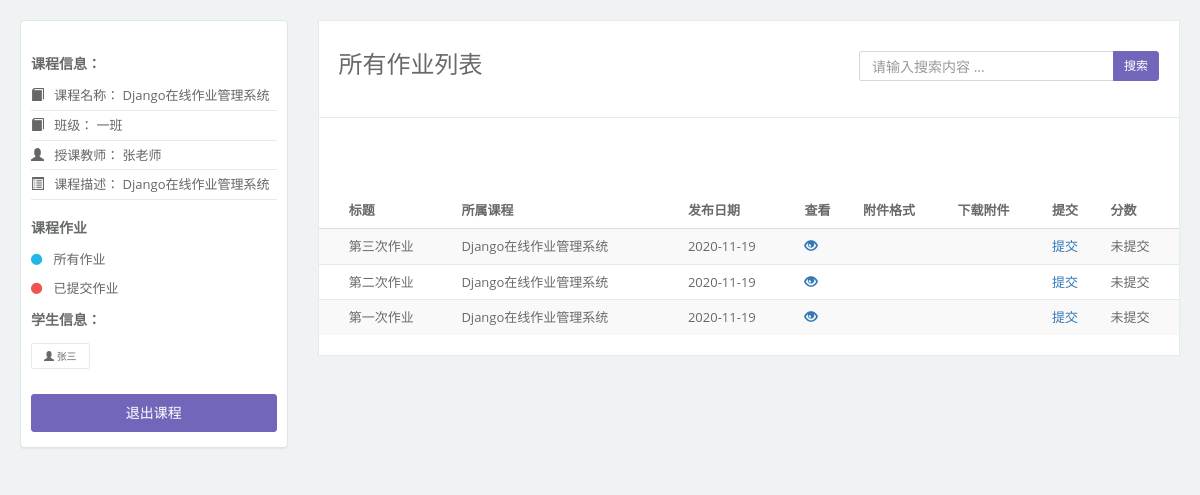
Screenshot of /course/2/list (signed in) with the database file from the repository.
### project/models.py (models this page shows, shortened)
class Course(models.Model):
    cname = models.CharField(verbose_name='课程名称', max_length=50, null=False)
    classes = models.CharField(verbose_name='班级', default='', max_length=50)
    description = models.TextField(verbose_name='课程描述')
    teacher = models.ForeignKey(Teacher,
                                related_name="course",
                                on_delete=models.CASCADE)
    student = models.ManyToManyField(Student, blank=True)
    class Meta:
        verbose_name = '课程'
        verbose_name_plural = verbose_name

class UserAbstractModel(models.Model):
    GENDER_CHOICES = (
        (0, '男'),
        (1, '女')
    )
    name = models.CharField('姓名', default='', max_length=50)
    gender = models.SmallIntegerField(choices=GENDER_CHOICES, default=0, verbose_name='性别')
    created = models.DateTimeField('创建时间', auto_now_add=True)
    modified = models.DateTimeField('最后更改时间', auto_now=True)
    description = models.TextField('个人描述', null=True)
    class Meta:
        abstract = True

class Teacher(UserAbstractModel):
    user = models.OneToOneField(Role, related_name='teacher', on_delete=models.CASCADE)
    ranks = models.CharField(default='无', max_length=50, verbose_name='职称')
    class Meta:
        verbose_name = '教师表'
        verbose_name_plural = verbose_name

class Student(UserAbstractModel):
    user = models.OneToOneField(Role, related_name='student', on_delete=models.CASCADE)
    classes = models.CharField('班级', default='', max_length=50)
    class Meta:
        verbose_name ='学生表'
        verbose_name_plural = verbose_name

class WorkAbstractModel(models.Model):
    body = RichTextUploadingField('正文')
    created = models.DateTimeField('创建时间', auto_now_add=True)
    modified = models.DateTimeField('修改时间', auto_now=True)
    file = models.FileField('文件', upload_to=user_directory_path,blank=True)
    class Meta:
        abstract = True  # 抽象类

class Homework(WorkAbstractModel):
    STATUS_CHOICES = (
        ('d', '草稿'),
        ('p', '发表'),
    )
    title = models.CharField('标题', max_length=200)
    published = models.DateTimeField('发布时间', null=True)
    status = models.CharField('作业状态',
                                max_length=1,
                                choices=STATUS_CHOICES, default='p')
    views = models.PositiveIntegerField('浏览量', default=0)
    course = models.ForeignKey(Course,
                                related_name="homework",
                                on_delete=models.CASCADE)
    class Meta:
        ordering = ['-modified']
        verbose_name = "作业"
        verbose_name_plural = verbose_name

### project/views.py (the view)
class HomeworkList(ListView):
    def get_queryset(self):
        homework = Homework.objects.filter(course__id=self.kwargs['pk'])
        return homework.filter(status='p').order_by('-published')
    def get_context_data(self, **kwargs):
        context = super().get_context_data(**kwargs)
        course = Course.objects.get(id=self.kwargs['pk'])
        homework = [x for x in self.get_queryset()]
        judge = [0 for i in range(len(homework))]
        score = []
        for each in homework:
            handin = Handin.objects.filter(homework=each,
                                        author=self.request.user.role.student)
            if len(handin):
                if handin[0].score:
                    score.append(handin[0].score)
                else:
                    score.append('未打分')
            else:
                score.append('未提交')
        handin = Handin.objects.filter(course__id=self.kwargs['pk'])
        handin = handin.filter(author=self.request.user.role.student)
        for handin in handin:
            if handin.homework in homework:
                judge[homework.index(handin.homework)] = 1
        info = list(zip(homework, judge, score))
        context.update({
            'course':course,
            'judge':judge,
            'info':info,
        })
        return context

### project/templates/project/homework_list.html (shortened to what this page needs)
{% extends "project/base.html" %} {% block content %}
<body class="gray-bg">
  <div class="wrapper wrapper-content">
    <div class="row">
      <div class="col-sm-3">
        <div class="ibox float-e-margins">
          <div class="ibox-content mailbox-content">
            <div class="file-manager">
              <h4>课程信息：</h4>
              <ul class="folder-list m-b-md" style="padding: 0">
                <li>
                  <a href="#">
                    <span class="glyphicon glyphicon-book"></span>
                    &nbsp;&nbsp;课程名称： {{ course.cname }}
                  </a>
                </li>
                <li>
                  <a href="#"
                    ><span class="glyphicon glyphicon-book"></span>
                    &nbsp;&nbsp;班级： {{ course.classes }}</a>
                </li>
                <li>
                  <a href="#">
                    <span class="glyphicon glyphicon-user"></span>
                    &nbsp;&nbsp;授课教师： {{ course.teacher.name }}</a>
                </li>
                <li>
                  <a href="#">
                    <span class="glyphicon glyphicon-list-alt"></span>
                    &nbsp;&nbsp;课程描述： {{ course.description }}</a>
                </li>
              </ul>
              {% if request.user.role.role == 0 %}
              <h4>课程作业</h4>
              <ul class="category-list" style="padding: 0">
                <li>
                  <a href="{% url 'project:homework_list' course.id %}">
                    <i class="fa fa-circle text-navy"></i> 所有作业</a>
                </li>
                <li>
                  <a href="{% url 'project:handin_list_done' course.id %}">
                    <i class="fa fa-circle text-danger"></i> 已提交作业</a>
                </li>
              </ul>
              <h4 class="tag-title">学生信息：</h4>
              <ul class="tag-list" style="padding: 0">
                <li>
                  <a href="#"
                    ><span class="glyphicon glyphicon-user"></span> {{ request.user.role.student.name }}</a>
                </li>
              </ul>
              <div class="clearfix"></div>
              <a
                class="btn btn-block btn-primary compose-mail"
                href="{% url 'project:course_cancel' course.id %}"
                >退出课程
              </a>
              {% endif %}
            </div>
          </div>
        </div>
      </div>
      <div class="col-sm-9 animated fadeInRight">
        <div class="mail-box-header">
          <form method="get" action="#" class="pull-right mail-search">
            <div class="input-group">
              <input
                type="text"
                class="form-control input-sm"
                name="search"
                placeholder="请输入搜索内容 ..."
              />
              <div class="input-group-btn">
                <button type="submit" class="btn btn-sm btn-primary">
                  搜索
                </button>
              </div>
            </div>
          </form>
          <h2>所有作业列表</h2>
        </div>
        <div class="mail-box">
          <table class="table table-hover table-mail">
            <tbody>
              <div class="row">
                <div class="col-sm-12">
                  <div class="ibox-content">
                    <table
                      class="footable table table-stripped"
                      data-page-size="8"
                      data-filter="#filter"
                    >
                      <tbody align="center">
                      {% if info %}
                        <table class="table table-striped">
                          <thead>
                            <tr>
                              <th></th>
                              <th>标题</th>
                              <th>所属课程</th>
                              <th>发布日期</th>
                              <th>查看</th>
                              <th>附件格式</th>
                              <th>下载附件</th>
                              <th>提交</th>
                              <th>分数</th>
                            </tr>
                          </thead>
                          <tbody>
                            {% for object,judge,score in info %}
                            <tr>
                              <td></td>
                              <td>
                                {{ object.title }}
                              </td>
                              <td>
                                {{ object.course.cname }}
                              </td>
                              <td>
                                {{ object.published | date:"Y-m-d" }}
                              </td>
                              <td>
                                <a href="{% url 'project:homework_detail' course.id object.id %}"
                                  ><span class="glyphicon glyphicon-eye-open"></span
                                ></a>
                              </td>
                              <td>
                              </td>
                              <td>
                              </td>
                              <td>
                                {% if not judge %}
                                <a href="{% url 'project:handin_create' course.id object.id %}">提交</a>
                                {% else %} 已提交 {% endif %}
                              </td>
                              <td>
                                {{ score }}
                              </td>
                              {% endfor %}
                            </tr>
                          </tbody>
                        </table>
                        {% endif %}
                      </tbody>
                    </table>
                  </div>
                </div>
              </div>
            </tbody>
          </table>
        </div>
      </div>
    </div>
  </div>
</body>
{% endblock %}

### project/templates/project/base.html (shortened to what this page needs)
{% load staticfiles %}
{% load static %}
<!DOCTYPE html>
<html>
<head>
    <link rel="shortcut icon" href="favicon.ico"> <link href="{% static '/css/bootstrap.min.css' %}" rel="stylesheet">
    <link href="{% static '/css/font-awesome.min.css' %}" rel="stylesheet">
    <link href="{% static '/css/animate.css' %}" rel="stylesheet">
    <link href="{% static '/css/style.css' %}" rel="stylesheet">
    <link href="{% static '/css/plugins/footable/footable.core.css' %}" rel="stylesheet">
    <link href="{% static '/css/plugins/iCheck/custom.css' %}" rel="stylesheet">
</head>
{% block content %}
{% endblock %}
</html>

### rows the page displays
Course: cname "Django在线作业管理系统", classes "一班", teacher.name "张老师", description "Django在线作业管理系统"
Homework: title "第三次作业", course.cname "Django在线作业管理系统", published "2020-11-19", score "未提交"
Homework: title "第二次作业", course.cname "Django在线作业管理系统", published "2020-11-19", score "未提交"
Homework: title "第一次作业", course.cname "Django在线作业管理系统", published "2020-11-19", score "未提交"

### other values shown
{{ request.user.role.student.name }} "张三"
